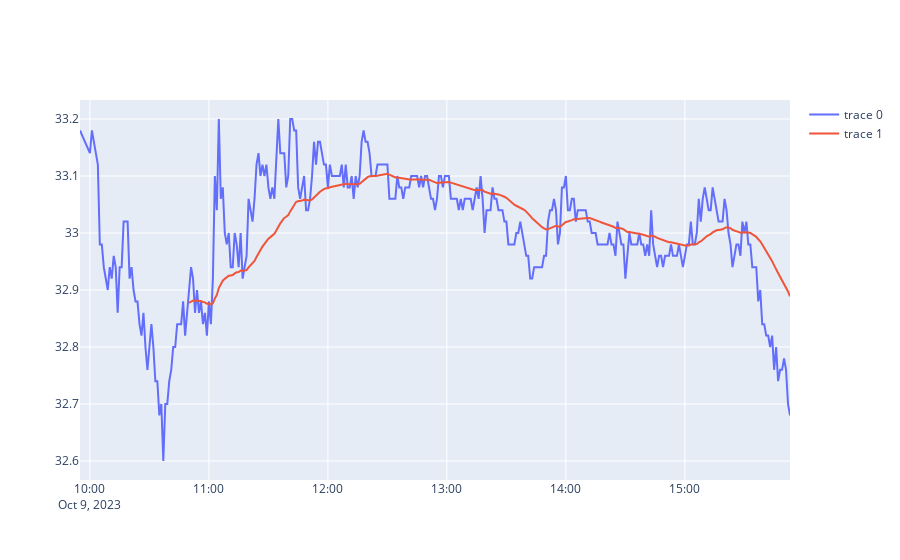

Notebook source saved alongside this figure:
### Code cell
fig=go.Figure()
fig.add_trace(
    go.Scatter(x=aapl_minute_closes.index,y=aapl_minute_closes["close"])
)
fig.add_trace(
    go.Scatter(x=ema.index,y=ema[0])
)

### Figure 1 — Plotly figure (JSON) as saved in the notebook; plotly's stock layout.template omitted (floating-point values rounded to 4 significant figures; data arrays with more than 128 entries replaced by an {"elided": "..."} marker saying what was removed)
{"data": [{"type": "scatter", "x": {"elided": "353 str values"}, "y": {"elided": "353 float values"}}, {"type": "scatter", "x": {"elided": "353 str values"}, "y": {"elided": "353 float values"}}], "layout": {}}
